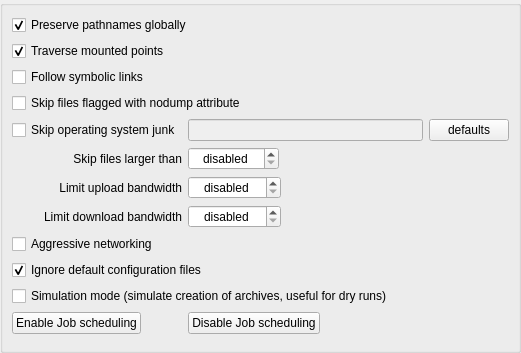
             <widget class="QWidget" name="settingsBackupPage">
              <property name="geometry">
               <rect>
                <x>0</x>
                <y>0</y>
                <width>521</width>
                <height>353</height>
               </rect>
              </property>
              <attribute name="label">
               <string>Backup</string>
              </attribute>
              <layout class="QVBoxLayout" name="settingsBackupVerticalLayout">
               <property name="leftMargin">
                <number>0</number>
               </property>
               <property name="topMargin">
                <number>0</number>
               </property>
               <property name="rightMargin">
                <number>0</number>
               </property>
               <property name="bottomMargin">
                <number>0</number>
               </property>
               <item>
                <widget class="QGroupBox" name="settingsBackupGroupBox">
                 <property name="title">
                  <string/>
                 </property>
                 <layout class="QGridLayout" name="gridLayout">
                  <item row="10" column="0" colspan="4">
                   <widget class="QCheckBox" name="simulationCheckBox">
                    <property name="toolTip">
                     <string>Don't really create archives on the Tarsnap servers; just simulate doing so locally.  The resulted archives and archive statistics will be almost identical (typically within a few kB or a fraction of a percent) to the real deal.</string>
                    </property>
                    <property name="text">
                     <string>Simulation mode (simulate creation of archives, useful for dry runs)</string>
                    </property>
                   </widget>
                  </item>
                  <item row="7" column="1">
                   <widget class="QSpinBox" name="limitDownloadSpinBox">
                    <property name="sizePolicy">
                     <sizepolicy hsizetype="Fixed" vsizetype="Fixed">
                      <horstretch>0</horstretch>
                      <verstretch>0</verstretch>
                     </sizepolicy>
                    </property>
                    <property name="toolTip">
                     <string>Limit download bandwidth rate to kilobits per second</string>
                    </property>
                    <property name="alignment">
                     <set>Qt::AlignCenter</set>
                    </property>
                    <property name="specialValueText">
                     <string>disabled</string>
                    </property>
                    <property name="suffix">
                     <string>kbps</string>
                    </property>
                    <property name="maximum">
                     <number>2147483647</number>
                    </property>
                    <property name="singleStep">
                     <number>1024</number>
                    </property>
                   </widget>
                  </item>
                  <item row="8" column="0" colspan="4">
                   <widget class="QCheckBox" name="aggressiveNetworkingCheckBox">
                    <property name="toolTip">
                     <string>Use multiple TCP connections to send data to the Tarsnap server, can improve network performance</string>
                    </property>
                    <property name="text">
                     <string>Aggressive networking</string>
                    </property>
                   </widget>
                  </item>
                  <item row="3" column="0" colspan="4">
                   <widget class="QCheckBox" name="skipNoDumpCheckBox">
                    <property name="toolTip">
                     <string>Not all filesystems support this attribute</string>
                    </property>
                    <property name="text">
                     <string>Skip files flagged with nodump attribute</string>
                    </property>
                   </widget>
                  </item>
                  <item row="0" column="0" colspan="4">
                   <widget class="QCheckBox" name="preservePathsCheckBox">
                    <property name="toolTip">
                     <string>Preseve absolute pathnames when backing up, by not removing leading slashes</string>
                    </property>
                    <property name="text">
                     <string>Preserve pathnames globally</string>
                    </property>
                    <property name="checked">
                     <bool>true</bool>
                    </property>
                   </widget>
                  </item>
                  <item row="6" column="0">
                   <widget class="QLabel" name="limitUploadBandwidthLabel">
                    <property name="text">
                     <string>Limit upload bandwidth</string>
                    </property>
                    <property name="alignment">
                     <set>Qt::AlignRight|Qt::AlignTrailing|Qt::AlignVCenter</set>
                    </property>
                   </widget>
                  </item>
                  <item row="1" column="0" colspan="4">
                   <widget class="QCheckBox" name="traverseMountCheckBox">
                    <property name="toolTip">
                     <string>Cross mount points when creating archives</string>
                    </property>
                    <property name="text">
                     <string>Traverse mounted points</string>
                    </property>
                    <property name="checked">
                     <bool>true</bool>
                    </property>
                   </widget>
                  </item>
                  <item row="4" column="1">
                   <widget class="QLineEdit" name="skipSystemLineEdit">
                    <property name="enabled">
                     <bool>false</bool>
                    </property>
                    <property name="toolTip">
                     <string>Shell globbing patterns can be used, the list is colon separated</string>
                    </property>
                    <property name="text">
                     <string notr="true"/>
                    </property>
                   </widget>
                  </item>
                  <item row="12" column="0" colspan="4">
                   <spacer name="settingsBackupVerticalSpacer">
                    <property name="orientation">
                     <enum>Qt::Vertical</enum>
                    </property>
                    <property name="sizeHint" stdset="0">
                     <size>
                      <width>20</width>
                      <height>40</height>
                     </size>
                    </property>
                   </spacer>
                  </item>
                  <item row="9" column="0" colspan="4">
                   <widget class="QCheckBox" name="ignoreConfigCheckBox">
                    <property name="toolTip">
                     <string>Do not read the default configuration files tarsnap.conf and tarsnaprc</string>
                    </property>
                    <property name="text">
                     <string>Ignore default configuration files</string>
                    </property>
                    <property name="checked">
                     <bool>true</bool>
                    </property>
                   </widget>
                  </item>
                  <item row="4" column="2" colspan="2">
                   <widget class="QPushButton" name="skipSystemDefaultsButton">
                    <property name="toolTip">
                     <string>Fill with default system junk patterns</string>
                    </property>
                    <property name="text">
                     <string>defaults</string>
                    </property>
                   </widget>
                  </item>
                  <item row="4" column="0">
                   <widget class="QCheckBox" name="skipSystemJunkCheckBox">
                    <property name="toolTip">
                     <string>Tarsnap will skip these files globally for backups</string>
                    </property>
                    <property name="text">
                     <string>Skip operating system junk</string>
                    </property>
                   </widget>
                  </item>
                  <item row="5" column="0">
                   <widget class="QLabel" name="skipLargeFilesLabel">
                    <property name="text">
                     <string>Skip files larger than</string>
                    </property>
                    <property name="alignment">
                     <set>Qt::AlignRight|Qt::AlignTrailing|Qt::AlignVCenter</set>
                    </property>
                   </widget>
                  </item>
                  <item row="5" column="1" colspan="2">
                   <widget class="QSpinBox" name="skipFilesSizeSpinBox">
                    <property name="enabled">
                     <bool>true</bool>
                    </property>
                    <property name="sizePolicy">
                     <sizepolicy hsizetype="Fixed" vsizetype="Fixed">
                      <horstretch>0</horstretch>
                      <verstretch>0</verstretch>
                     </sizepolicy>
                    </property>
                    <property name="toolTip">
                     <string>Do not include files of size equal or greater than the specified value in backups</string>
                    </property>
                    <property name="alignment">
                     <set>Qt::AlignCenter</set>
                    </property>
                    <property name="specialValueText">
                     <string>disabled</string>
                    </property>
                    <property name="showGroupSeparator" stdset="0">
                     <bool>true</bool>
                    </property>
                    <property name="suffix">
                     <string>MiB</string>
                    </property>
                    <property name="minimum">
                     <number>0</number>
                    </property>
                    <property name="maximum">
                     <number>2147483647</number>
                    </property>
                    <property name="singleStep">
                     <number>512</number>
                    </property>
                    <property name="value">
                     <number>0</number>
                    </property>
                   </widget>
                  </item>
                  <item row="6" column="1">
                   <widget class="QSpinBox" name="limitUploadSpinBox">
                    <property name="sizePolicy">
                     <sizepolicy hsizetype="Fixed" vsizetype="Fixed">
                      <horstretch>0</horstretch>
                      <verstretch>0</verstretch>
                     </sizepolicy>
                    </property>
                    <property name="toolTip">
                     <string>Limit upload bandwidth rate to kilobits per second</string>
                    </property>
                    <property name="alignment">
                     <set>Qt::AlignCenter</set>
                    </property>
                    <property name="specialValueText">
                     <string>disabled</string>
                    </property>
                    <property name="suffix">
                     <string>kbps</string>
                    </property>
                    <property name="minimum">
                     <number>0</number>
                    </property>
                    <property name="maximum">
                     <number>2147483647</number>
                    </property>
                    <property name="singleStep">
                     <number>1024</number>
                    </property>
                   </widget>
                  </item>
                  <item row="7" column="0">
                   <widget class="QLabel" name="limitDownloadBandwidthLabel">
                    <property name="text">
                     <string>Limit download bandwidth</string>
                    </property>
                    <property name="alignment">
                     <set>Qt::AlignRight|Qt::AlignTrailing|Qt::AlignVCenter</set>
                    </property>
                   </widget>
                  </item>
                  <item row="2" column="0" colspan="4">
                   <widget class="QCheckBox" name="followSymLinksCheckBox">
                    <property name="toolTip">
                     <string>If checked all symbolic links will be followed when creating an archive</string>
                    </property>
                    <property name="text">
                     <string>Follow symbolic links</string>
                    </property>
                   </widget>
                  </item>
                  <item row="11" column="0">
                   <widget class="QPushButton" name="enableSchedulingButton">
                    <property name="sizePolicy">
                     <sizepolicy hsizetype="Fixed" vsizetype="Fixed">
                      <horstretch>0</horstretch>
                      <verstretch>0</verstretch>
                     </sizepolicy>
                    </property>
                    <property name="toolTip">
                     <string>Register Tarsnap GUI with the platform scheduler to enable automatic Job backups</string>
                    </property>
                    <property name="text">
                     <string>Enable Job scheduling</string>
                    </property>
                   </widget>
                  </item>
                  <item row="11" column="1">
                   <widget class="QPushButton" name="disableSchedulingButton">
                    <property name="sizePolicy">
                     <sizepolicy hsizetype="Fixed" vsizetype="Fixed">
                      <horstretch>0</horstretch>
                      <verstretch>0</verstretch>
                     </sizepolicy>
                    </property>
                    <property name="toolTip">
                     <string>Deregister Tarsnap GUI from the platform scheduler to disable automatic Job backups</string>
                    </property>
                    <property name="text">
                     <string>Disable Job scheduling</string>
                    </property>
                   </widget>
                  </item>
                 </layout>
                </widget>
               </item>
              </layout>
             </widget>
